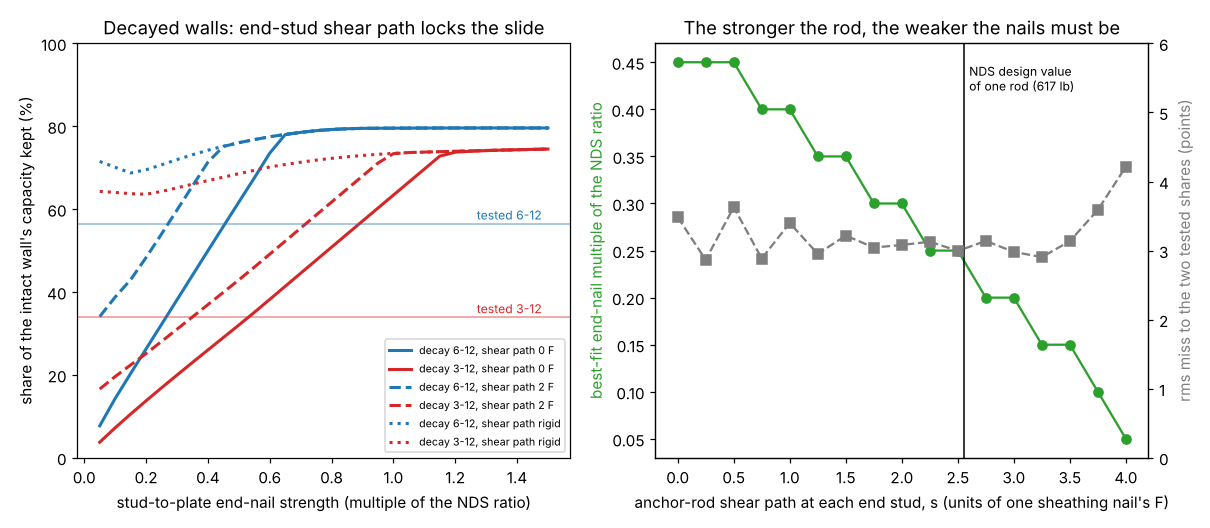

The script that saved this image:
"""Figure for milestone 18: python experiments/m18_holddown_shear/figure.py (reads results.json)."""
import json
import os

import matplotlib
matplotlib.use("Agg")
import matplotlib.pyplot as plt  # noqa: E402

HERE = os.path.dirname(os.path.abspath(__file__))
R = json.load(open(os.path.join(HERE, "results.json")))
A, G, F = R["A"], R["grid"], R["F"]
KEPT = {"6": 2649 / 4688, "3": 2974 / 8775}

fig, (a, b) = plt.subplots(1, 2, figsize=(11, 4.8))
for s, ls in (("0.0", "-"), ("2.0", "--"), ("inf", ":")):
    fs = sorted(float(f) for f in G[s]["kept"])
    for i, (lab, col) in enumerate((("6-12", "C0"), ("3-12", "C3"))):
        y = [G[s]["kept"][str(round(f, 2))][i] * 100 for f in fs]
        sl = "rigid" if s == "inf" else f"{float(s):g} F"
        a.plot(fs, y, color=col, ls=ls, lw=2, label=f"decay {lab}, shear path {sl}")
for lab, col in (("6", "C0"), ("3", "C3")):
    a.axhline(KEPT[lab] * 100, color=col, lw=1, alpha=0.5)
    a.text(1.48, KEPT[lab] * 100 + 1, f"tested {lab}-12", color=col, ha="right", fontsize=8)
a.set_xlabel("stud-to-plate end-nail strength (multiple of the NDS ratio)")
a.set_ylabel("share of the intact wall's capacity kept (%)")
a.set_title("Decayed walls: end-stud shear path locks the slide")
a.legend(fontsize=7, loc="lower right")
a.set_ylim(0, 100)

W = F["window"]
ss = sorted(float(s) for s in W)
fit = [W[str(s) if str(s) in W else repr(s)]["fit"] for s in ss]
rms = [W[str(s)]["rms"] * 100 for s in ss]
b.plot(ss, fit, "o-", color="C2", label="best end-nail multiple")
b.set_xlabel("anchor-rod shear path at each end stud, s (units of one sheathing nail's F)")
b.set_ylabel("best-fit end-nail multiple of the NDS ratio", color="C2")
b2 = b.twinx()
b2.plot(ss, rms, "s--", color="C7", label="rms miss (points)")
b2.set_ylabel("rms miss to the two tested shares (points)", color="C7")
b2.set_ylim(0, 6)
b.axvline(A["s_rod_F"], color="k", lw=1)
b.text(A["s_rod_F"] + 0.05, 0.42, f"NDS design value\nof one rod ({A['z_rod_lb']:.0f} lb)", fontsize=8)
b.set_title("The stronger the rod, the weaker the nails must be")
fig.tight_layout()
fig.savefig(os.path.join(HERE, "figure.png"), dpi=110)
